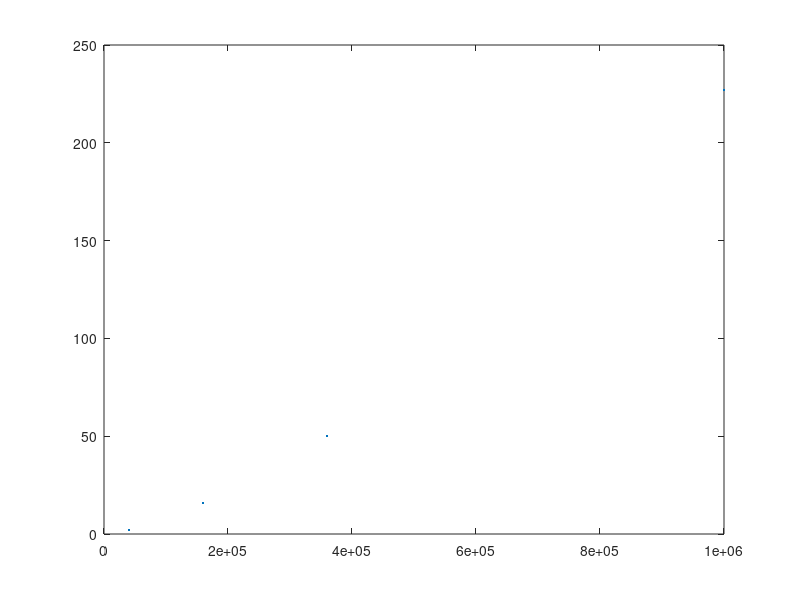

Source code (MATLAB):
%eig = [1.0000000147759371       0.99996282169991801       0.99997690069335010       0.99991230483435101       0.99988968601160300       0.99985955732142329       0.99995374065172082       0.99988822602672434       0.99977979156123553       0.99970662137672228       0.99979534930547365       0.99978099473814619       0.99976123463151412       0.99967199892226344       0.99965907455946001       0.99965009393114845       0.99969654979977385       0.99956377030118115       0.99958249428926949       0.99962491447964341       0.99958837565785841       0.99946782980923721       0.99945044192041943       0.99941010406770081       0.99930350331533357       0.99945279761783901       0.99942794404782631       0.99943060439445308       0.99939767135368451       0.99925747791175190       0.99931904996273746       0.99920351191423906       0.99925526742463988       0.99916551593022152       0.99919273813497922       0.99911267527260716       0.99905829619864062       0.99919148733765883       0.99918748834901305       0.99907214766463581       0.99897860809391870       0.99894943740342212       0.99899250062304001       0.99884493924546613       0.99889493109476657       0.99891114771629952       0.99890416563986795       0.99890536060426094       0.99883970279308743       0.99879103078697018    ] ;
%eig = eig*-1 + max(eig) +1e-10;
%plot(eig)

%for N = 90601
N = [200*200, 400*400, 600*600, 1000*1000];
t = [2 16 50 227];

plot(N,t, '.')